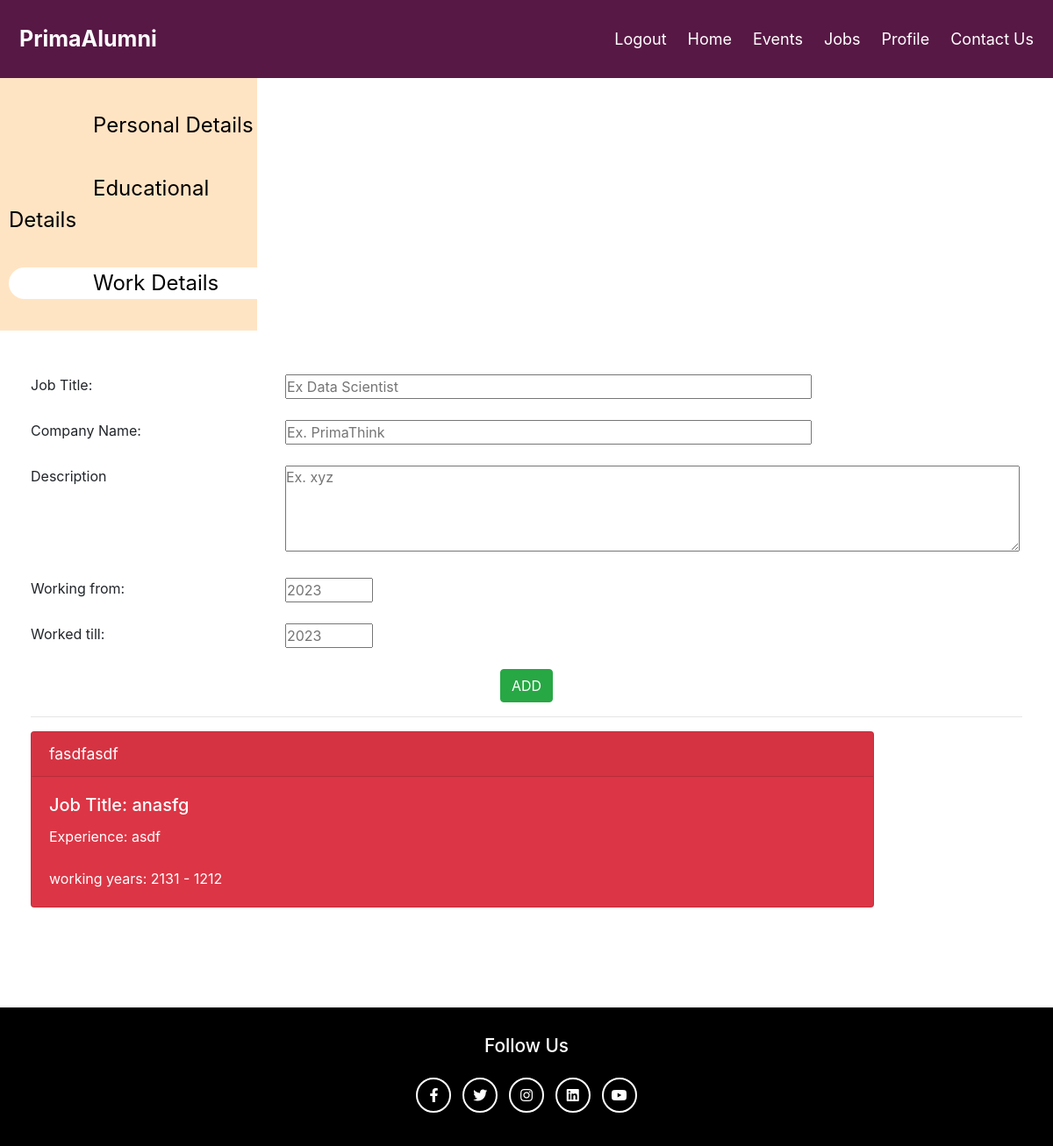
/work.php (signed in), run on the app's committed database.
### tables this page shows
CREATE TABLE IF NOT EXISTS `workdata` (
  `title` text NOT NULL,
  `comname` text NOT NULL,
  `description` text NOT NULL,
  `syear` int(11) NOT NULL,
  `eyear` int(11) NOT NULL,
  `username` text NOT NULL
);

### work.php (the view, shortened to what this page needs)
<!DOCTYPE html>
<html lang="en">
<head>
    <link rel="stylesheet" href="style.css">
    <link rel="stylesheet" href="https://maxcdn.bootstrapcdn.com/bootstrap/4.5.2/css/bootstrap.min.css">
    <link rel="stylesheet" href="https://cdnjs.cloudflare.com/ajax/libs/font-awesome/5.13.1/css/all.min.css">
</head>
<div class="header">
  <a href="#default" class="logo">PrimaAlumni</a>
  <div class="header-right">
    <a id="logout" href="./logout.php">Logout</a>
    <a id="welcome" href="./welcome.php">Home</a>
    <a href="./EventDetails.php">Events</a>
    <a href="./jobsDetails.php">Jobs</a>
    <a href="./personal.php">Profile</a>
    <a href="./index.php">Contact Us</a>
  </div>
</div>
<body>
        <div class="row">
          <div class="col-md-3" style="background-color: bisque;  font-size: 150%; padding-left: 25px; padding-right: 0px;" >
              <nav class="navbar-collapse fixed-left" >
                <ul class="navbar-nav">
                  <br>
                  <div>
                    <li class="nav-item">
                      <a href="personal.php" style="text-decoration:none; color:black;">
                        &emsp;&emsp;&emsp;&emsp;Personal Details
                      </a>
                    </li>
                  </div>
                  <br>
                  <div>
                    <li class="nav-item">
                      <a href="edu.php" style="text-decoration:none; color:black;">
                        &emsp;&emsp;&emsp;&emsp;Educational Details
                      </a>
                    </li>
                  </div>
                  <br>
                  <div style="background-color: white; border-radius: 50px 0px 0px 50px ">
                    <li class="nav-item">
                      <a href="work.php" style="text-decoration:none; color:black;">
                        &emsp;&emsp;&emsp;&emsp;Work Details
                      </a>
                    </li>
                  </div>
                  <br>
                </ul>
              </nav>
          </div>
          <div class="col" style=" padding: 50px;">
          <form method="post" action="./work.php">
            <div class="row">
              <div class="col-md-3">
                Job Title:
              </div>
              <div class="col">
                <input type="text" id="Job" name="title" placeholder="Ex Data Scientist" style="width: 600px;">
              </div>
            </div>
            <br>
            <div class="row">
              <div class="col-md-3">
                Company Name:
              </div>
              <div class="col">
                <input type="text" id="Company" name="comname" placeholder="Ex. PrimaThink" style="width: 600px;">
              </div>
            </div>
            <br>
            <div class="row">
              <div class="col-md-3">
                Description
              </div>
              <div class="col">
                <textarea id="Desc" name="desc" placeholder="Ex. xyz" rows="4" cols="80"></textarea>
              </div>
            </div>
            <br>
            <div class="row">
              <div class="col-md-3">
                Working from:
              </div>
              <div class="col">
                <input type="number" id="SYear"  name="syear"  placeholder="2023" style="width: 100px;">
              </div>
            </div>
            <br>
            <div class="row">
              <div class="col-md-3">
                Worked till:
              </div>
              <div class="col">
                <input type="number" id="TYear" name="eyear" placeholder="2023" style="width: 100px;">
              </div>
            </div>
            <br>
            <div class="row" style="justify-content: center;">
              <button class="btn btn-success">ADD</button>
            </div>
            <hr>
      </form>
            <?php
              if(isset($_SESSION['loggedin']) || $_SESSION['loggedin']==true)
              {
                $username = $_SESSION['username'];
                $server = "localhost";
                $user = "root";
                $password = "";
                $database = "users";
                $con = mysqli_connect($server, $user, $password, $database);
                $sql = "SELECT * FROM workdata where username='".$username."'";
                $result = $con->query($sql);
                if ($result->num_rows > 0)
                {
                  while($row = $result->fetch_assoc())
                  {
                    echo '
                        <div class="card text-white bg-danger mb-3" style="max-width:85%;">
                        <div class="card-header" style="font-size:110%">'.$row['comname'].'</div>
                        <div class="card-body">
                          <h5 class="card-title">Job Title: '.$row['title'].'</h5>
                          <p class="card-text">
                            Experience: '.$row['description'].' <br><br>
                            working years: '.$row['syear'].' - '.$row['eyear'].'
                          </p>
                        </div>
                        </div>
                        <br><br>
                    ';
                  }
                }
              }
            ?>
          </div>
        </div>
</body>
<div class = "contact-footer">
        <h3>Follow Us</h3>
        <div class = "social-links">
          <a href = "https://www.facebook.com/PrimaThink" class = "fab fa-facebook-f"></a>
          <a href = "https://twitter.com/primathink" class = "fab fa-twitter"></a>
          <a href = "https://www.instagram.com/primathink/?hl=en" class = "fab fa-instagram"></a>
          <a href = "https://www.linkedin.com/company/primathink/" class = "fab fa-linkedin"></a>
          <a href = "https://www.youtube.com/channel/UCwHxDlYzwlFpl-hZ_WwJ6Vw" class = "fab fa-youtube"></a>
        </div>
      </div>
</html>

### style.css (style rules this page uses)
* { box-sizing: border-box; padding: 0; margin: 0; }
body { font-family: 'Open Sans', sans-serif; line-height: 1.5; }
.contact-footer { padding: 2rem 0; background: #000; }
.contact-footer h3 { font-size: 1.3rem; color: #fff; margin-bottom: 1rem; text-align: center; }
.social-links { display: flex; justify-content: center; }
.social-links a { text-decoration: none; width: 40px; height: 40px; color: #fff; border: 2px solid #fff; border-radius: 50%; display: flex; justify-content: center; align-items: center; margin: 0.4rem; transition: all 0.4s ease; }
.header { overflow: hidden; background-color:#581845; padding: 20px 10px; }
.header a { float: left; color: white; text-align: center; padding: 12px; text-decoration: none; font-size: 18px; line-height: 25px; border-radius: 4px; }
.header a.logo { font-size: 25px; font-weight: bold; }
.header-right { float: right; }

### data on the page
workdata: comname "fasdfasdf", title "anasfg", description "asdf", syear "2131", eyear "1212"
